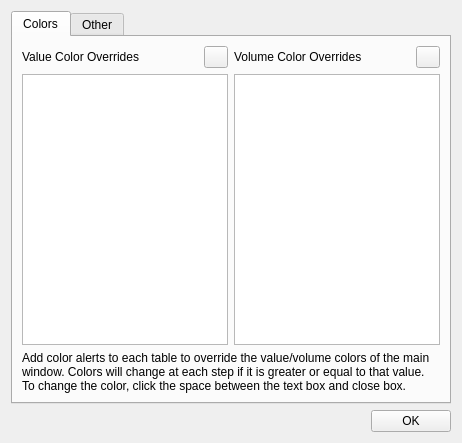
<?xml version="1.0" encoding="UTF-8"?>
<ui version="4.0">
 <class>SettingsWindow</class>
 <widget class="QWidget" name="SettingsWindow">
  <property name="geometry">
   <rect>
    <x>0</x>
    <y>0</y>
    <width>462</width>
    <height>443</height>
   </rect>
  </property>
  <property name="windowTitle">
   <string/>
  </property>
  <layout class="QGridLayout" name="gridLayout">
   <item row="2" column="2">
    <layout class="QHBoxLayout" name="horizontalLayout">
     <item>
      <spacer name="horizontalSpacer">
       <property name="orientation">
        <enum>Qt::Horizontal</enum>
       </property>
       <property name="sizeHint" stdset="0">
        <size>
         <width>40</width>
         <height>20</height>
        </size>
       </property>
      </spacer>
     </item>
     <item>
      <widget class="QPushButton" name="settings_ok_button">
       <property name="text">
        <string>OK</string>
       </property>
      </widget>
     </item>
    </layout>
   </item>
   <item row="1" column="2">
    <widget class="QTabWidget" name="tabWidget">
     <property name="tabShape">
      <enum>QTabWidget::Rounded</enum>
     </property>
     <property name="currentIndex">
      <number>0</number>
     </property>
     <widget class="QWidget" name="colors_tab">
      <attribute name="title">
       <string>Colors</string>
      </attribute>
      <layout class="QGridLayout" name="gridLayout_3">
       <item row="1" column="0">
        <layout class="QHBoxLayout" name="horizontalLayout_4">
         <item>
          <widget class="QLabel" name="label">
           <property name="text">
            <string>Value Color Overrides</string>
           </property>
          </widget>
         </item>
         <item>
          <spacer name="horizontalSpacer_4">
           <property name="orientation">
            <enum>Qt::Horizontal</enum>
           </property>
           <property name="sizeHint" stdset="0">
            <size>
             <width>40</width>
             <height>20</height>
            </size>
           </property>
          </spacer>
         </item>
         <item>
          <widget class="QPushButton" name="btn_value_add">
           <property name="minimumSize">
            <size>
             <width>24</width>
             <height>0</height>
            </size>
           </property>
           <property name="maximumSize">
            <size>
             <width>24</width>
             <height>16777215</height>
            </size>
           </property>
           <property name="text">
            <string/>
           </property>
          </widget>
         </item>
        </layout>
       </item>
       <item row="2" column="1">
        <widget class="QTableWidget" name="volumeTableWidget">
         <property name="frameShape">
          <enum>QFrame::StyledPanel</enum>
         </property>
         <property name="frameShadow">
          <enum>QFrame::Plain</enum>
         </property>
         <property name="horizontalScrollBarPolicy">
          <enum>Qt::ScrollBarAlwaysOff</enum>
         </property>
         <property name="showGrid">
          <bool>false</bool>
         </property>
         <property name="wordWrap">
          <bool>false</bool>
         </property>
         <property name="rowCount">
          <number>1</number>
         </property>
         <attribute name="horizontalHeaderVisible">
          <bool>false</bool>
         </attribute>
         <attribute name="verticalHeaderVisible">
          <bool>false</bool>
         </attribute>
         <row/>
        </widget>
       </item>
       <item row="1" column="1">
        <layout class="QHBoxLayout" name="horizontalLayout_5">
         <item>
          <widget class="QLabel" name="label_2">
           <property name="text">
            <string>Volume Color Overrides</string>
           </property>
          </widget>
         </item>
         <item>
          <spacer name="horizontalSpacer_5">
           <property name="orientation">
            <enum>Qt::Horizontal</enum>
           </property>
           <property name="sizeHint" stdset="0">
            <size>
             <width>40</width>
             <height>20</height>
            </size>
           </property>
          </spacer>
         </item>
         <item>
          <widget class="QPushButton" name="btn_volume_add">
           <property name="minimumSize">
            <size>
             <width>24</width>
             <height>0</height>
            </size>
           </property>
           <property name="maximumSize">
            <size>
             <width>24</width>
             <height>16777215</height>
            </size>
           </property>
           <property name="text">
            <string/>
           </property>
          </widget>
         </item>
        </layout>
       </item>
       <item row="2" column="0">
        <widget class="QTableWidget" name="valueTableWidget">
         <property name="frameShape">
          <enum>QFrame::StyledPanel</enum>
         </property>
         <property name="frameShadow">
          <enum>QFrame::Plain</enum>
         </property>
         <property name="horizontalScrollBarPolicy">
          <enum>Qt::ScrollBarAlwaysOff</enum>
         </property>
         <property name="showGrid">
          <bool>false</bool>
         </property>
         <property name="wordWrap">
          <bool>false</bool>
         </property>
         <property name="rowCount">
          <number>1</number>
         </property>
         <attribute name="horizontalHeaderVisible">
          <bool>false</bool>
         </attribute>
         <attribute name="verticalHeaderVisible">
          <bool>false</bool>
         </attribute>
         <row/>
        </widget>
       </item>
       <item row="3" column="0" colspan="2">
        <layout class="QHBoxLayout" name="horizontalLayout_2">
         <item>
          <widget class="QLabel" name="label_3">
           <property name="text">
            <string>&lt;html&gt;&lt;head/&gt;&lt;body&gt;&lt;p&gt;Add color alerts to each table to override the value/volume colors of the main window. Colors will change at each step if it is greater or equal to that value. To change the color, click the space between the text box and close box.&lt;/p&gt;&lt;/body&gt;&lt;/html&gt;</string>
           </property>
           <property name="textFormat">
            <enum>Qt::RichText</enum>
           </property>
           <property name="alignment">
            <set>Qt::AlignLeading|Qt::AlignLeft|Qt::AlignTop</set>
           </property>
           <property name="wordWrap">
            <bool>true</bool>
           </property>
          </widget>
         </item>
        </layout>
       </item>
      </layout>
     </widget>
     <widget class="QWidget" name="other_tab">
      <attribute name="title">
       <string>Other</string>
      </attribute>
      <layout class="QFormLayout" name="formLayout_2">
       <item row="0" column="0">
        <widget class="QCheckBox" name="checkbox_items_table">
         <property name="text">
          <string>Show items table</string>
         </property>
         <property name="checked">
          <bool>true</bool>
         </property>
        </widget>
       </item>
       <item row="1" column="0">
        <widget class="QCheckBox" name="checkbox_abbreviate_value">
         <property name="text">
          <string>Abbreviate values (thousand, million, billion)</string>
         </property>
         <property name="checked">
          <bool>true</bool>
         </property>
        </widget>
       </item>
       <item row="2" column="0">
        <layout class="QHBoxLayout" name="horizontalLayout_3">
         <item>
          <widget class="QLabel" name="label_4">
           <property name="text">
            <string>Overlay Transparency</string>
           </property>
          </widget>
         </item>
         <item>
          <widget class="QSlider" name="slider_opacity">
           <property name="maximum">
            <number>100</number>
           </property>
           <property name="value">
            <number>20</number>
           </property>
           <property name="orientation">
            <enum>Qt::Horizontal</enum>
           </property>
          </widget>
         </item>
         <item>
          <widget class="QSpinBox" name="spinbox_opacity">
           <property name="maximum">
            <number>100</number>
           </property>
           <property name="value">
            <number>20</number>
           </property>
          </widget>
         </item>
        </layout>
       </item>
      </layout>
     </widget>
    </widget>
   </item>
  </layout>
 </widget>
 <resources/>
 <connections>
  <connection>
   <sender>slider_opacity</sender>
   <signal>valueChanged(int)</signal>
   <receiver>spinbox_opacity</receiver>
   <slot>setValue(int)</slot>
   <hints>
    <hint type="sourcelabel">
     <x>171</x>
     <y>105</y>
    </hint>
    <hint type="destinationlabel">
     <x>243</x>
     <y>100</y>
    </hint>
   </hints>
  </connection>
  <connection>
   <sender>spinbox_opacity</sender>
   <signal>valueChanged(int)</signal>
   <receiver>slider_opacity</receiver>
   <slot>setValue(int)</slot>
   <hints>
    <hint type="sourcelabel">
     <x>243</x>
     <y>92</y>
    </hint>
    <hint type="destinationlabel">
     <x>206</x>
     <y>90</y>
    </hint>
   </hints>
  </connection>
 </connections>
</ui>
